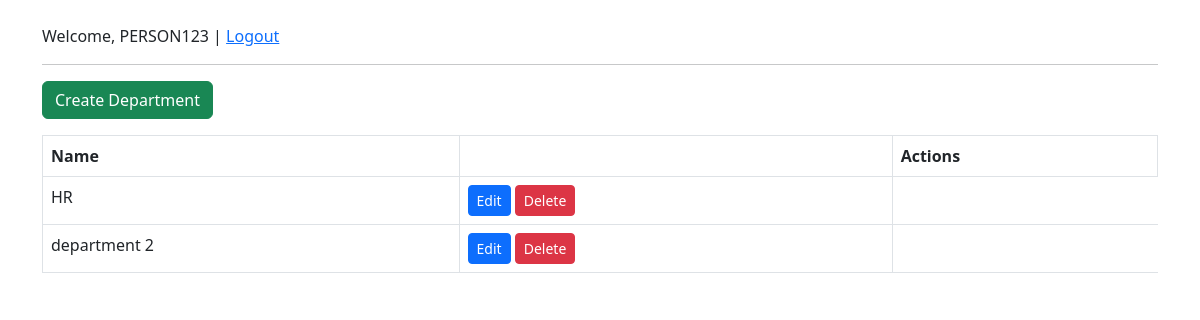
The app's page / (signed in), older data.
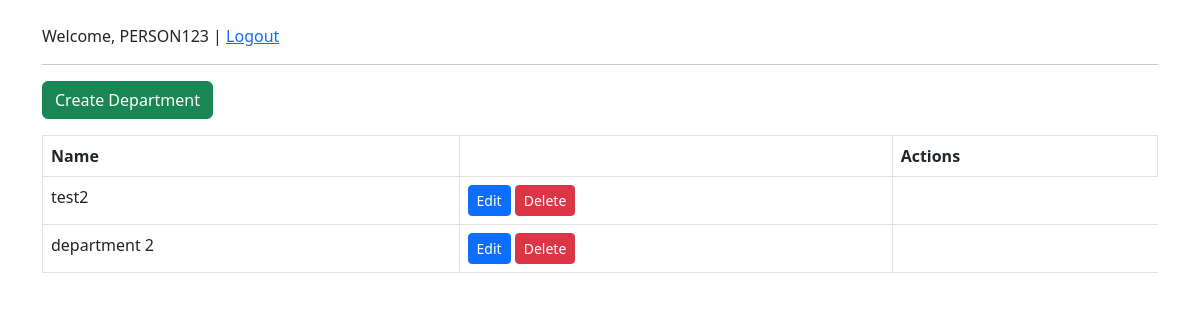
The same page, newer data.
### departments/models.py (models this page shows)
class Department(models.Model):
    name = models.CharField(max_length=100)
    created_at = models.DateTimeField(auto_now_add=True)
    updated_at = models.DateTimeField(auto_now=True)
    creator = models.ForeignKey('auth.User',
                                related_name='departments',
                                on_delete=models.CASCADE,
                                null=True,  # ✅ this makes it optional
                                blank=True,  # ✅ optional in forms
                                )
    class Meta:
        ordering = ['-id']

### gui/views.py (the view)
# urls.py: path('', gui_views.department_list, name='department_list'),
@login_required
def department_list(request):
    departments = Department.objects.all()
    return render(request, 'department_list.html', {'departments': departments})

### gui/templates/department_list.html
{% extends 'base.html' %}
{% block content %}
<a href="{% url 'department_create' %}" class="btn btn-success mb-3">Create Department</a>
<table class="table table-bordered">
    <thead>
        <tr>
            <th>Name<th>
            <th>Actions</th>
        </tr>
    </thead>
    <tbody>
        {% for dept in departments %}
        <tr>
            <td>{{ dept.name }}</td>
            <td>
                <a href="{% url 'department_update' dept.id %}" class="btn btn-primary btn-sm">Edit</a>
                <a href="{% url 'department_delete' dept.id %}" class="btn btn-danger btn-sm">Delete</a>
            </td>
        </tr>
        {% endfor %}
    </tbody>
</table>
{% endblock %}

### gui/templates/base.html (shortened to what this page needs)
<!DOCTYPE html>
<html>
<head>
    <link rel="stylesheet" href="https://cdn.jsdelivr.net/npm/bootstrap@5.3.0/dist/css/bootstrap.min.css">
</head>
<body>
    <div class="container mt-4">
        {% if user.is_authenticated %}
            <p>Welcome, {{ user.username }} | <a href="{% url 'logout' %}">Logout</a></p>
        {% else %}
            <a href="{% url 'login' %}" class="btn btn-primary">Login</a>
            <a href="{% url 'register' %}" class="btn btn-secondary">Register</a>
        {% endif %}
        <hr>
        {% block content %}{% endblock %}
    </div>
</body>
</html>

Row changes from the older to the newer data that the page shows:
removed Department: name "HR"
added Department: name "test2"
